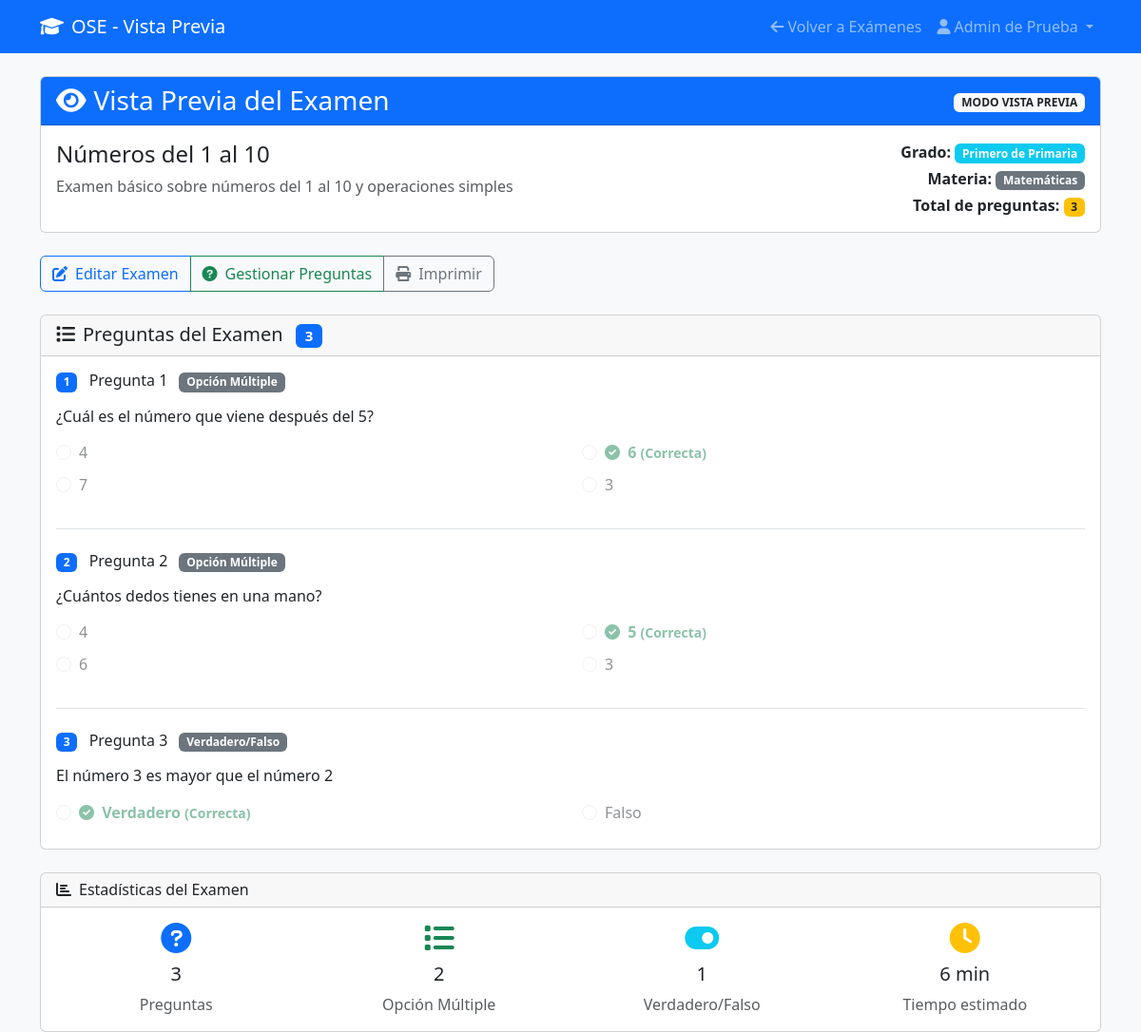
Screenshot of /pages/view_exam.php?id=1 (signed in) with the database file from the repository.
### tables this page shows
CREATE TABLE IF NOT EXISTS examenes (
    id INT AUTO_INCREMENT PRIMARY KEY,
    titulo VARCHAR(200) NOT NULL,
    materia_id INT NOT NULL,
    descripcion TEXT,
    fecha_creacion TIMESTAMP DEFAULT CURRENT_TIMESTAMP,
    FOREIGN KEY (materia_id) REFERENCES materias(id) ON DELETE CASCADE
);

CREATE TABLE IF NOT EXISTS grados (
    id INT AUTO_INCREMENT PRIMARY KEY,
    nombre_grado VARCHAR(50) NOT NULL UNIQUE
);

CREATE TABLE IF NOT EXISTS materias (
    id INT AUTO_INCREMENT PRIMARY KEY,
    nombre_materia VARCHAR(100) NOT NULL,
    grado_id INT NOT NULL,
    FOREIGN KEY (grado_id) REFERENCES grados(id) ON DELETE CASCADE
);

CREATE TABLE IF NOT EXISTS preguntas (
    id INT AUTO_INCREMENT PRIMARY KEY,
    examen_id INT NOT NULL,
    texto_pregunta TEXT NOT NULL,
    tipo_pregunta ENUM('multiple_choice', 'true_false', 'short_answer') DEFAULT 'multiple_choice',
    FOREIGN KEY (examen_id) REFERENCES examenes(id) ON DELETE CASCADE
);

CREATE TABLE IF NOT EXISTS respuestas (
    id INT AUTO_INCREMENT PRIMARY KEY,
    pregunta_id INT NOT NULL,
    texto_respuesta TEXT NOT NULL,
    es_correcta BOOLEAN DEFAULT FALSE,
    FOREIGN KEY (pregunta_id) REFERENCES preguntas(id) ON DELETE CASCADE
);

### pages/view_exam.php (the view, shortened to what this page needs)
<?php
require_once '../includes/config.php';
$nombre_usuario = $_SESSION['nombre'];
$exam_id = $_GET['id'] ?? '';
try {
    $stmt = $pdo->prepare("
        SELECT e.*, m.nombre_materia, g.nombre_grado
        FROM examenes e
        JOIN materias m ON e.materia_id = m.id
        JOIN grados g ON m.grado_id = g.id
        WHERE e.id = ?
    ");
    $stmt->execute([$exam_id]);
    $examen = $stmt->fetch();
    $stmt = $pdo->prepare("SELECT * FROM preguntas WHERE examen_id = ? ORDER BY id");
    $stmt->execute([$exam_id]);
    $preguntas = $stmt->fetchAll();
    $preguntas_con_respuestas = [];
    foreach ($preguntas as $pregunta) {
        $stmt = $pdo->prepare("SELECT * FROM respuestas WHERE pregunta_id = ? ORDER BY id");
        $stmt->execute([$pregunta['id']]);
        $respuestas = $stmt->fetchAll();
        $pregunta['respuestas'] = $respuestas;
        $preguntas_con_respuestas[] = $pregunta;
    }
} catch(PDOException $e) {
    $error = "Error al obtener el examen: " . $e->getMessage();
}
?>
<!DOCTYPE html>
<html lang="es">
<head>
    <link href="https://cdn.jsdelivr.net/npm/bootstrap@5.3.0/dist/css/bootstrap.min.css" rel="stylesheet">
    <link rel="stylesheet" href="https://cdnjs.cloudflare.com/ajax/libs/font-awesome/6.0.0/css/all.min.css">
</head>
<body class="bg-light">
    <nav class="navbar navbar-expand-lg navbar-dark bg-primary">
        <div class="container">
            <a class="navbar-brand" href="../index.php">
                <i class="fas fa-graduation-cap me-2"></i>OSE - Vista Previa
            </a>
            <div class="collapse navbar-collapse" id="navbarNav">
                <ul class="navbar-nav ms-auto">
                    <li class="nav-item">
                        <a class="nav-link" href="manage_exams.php">
                            <i class="fas fa-arrow-left me-1"></i>Volver a Exámenes
                        </a>
                    </li>
                    <li class="nav-item dropdown">
                        <a class="nav-link dropdown-toggle" href="#" role="button" data-bs-toggle="dropdown">
                            <i class="fas fa-user me-1"></i><?php echo htmlspecialchars($nombre_usuario); ?>
                        </a>
                    </li>
                </ul>
            </div>
        </div>
    </nav>
    <div class="container mt-4">
        <div class="card mb-4">
            <div class="card-header bg-primary text-white">
                <div class="row align-items-center">
                    <div class="col">
                        <h3 class="mb-0">
                            <i class="fas fa-eye me-2"></i>Vista Previa del Examen
                        </h3>
                    </div>
                    <div class="col-auto">
                        <span class="badge bg-light text-dark">MODO VISTA PREVIA</span>
                    </div>
                </div>
            </div>
            <div class="card-body">
                <div class="row">
                    <div class="col-md-8">
                        <h4><?php echo htmlspecialchars($examen['titulo']); ?></h4>
                        <?php if ($examen['descripcion']): ?>
                            <p class="text-muted"><?php echo htmlspecialchars($examen['descripcion']); ?></p>
                        <?php endif; ?>
                    </div>
                    <div class="col-md-4">
                        <div class="text-md-end">
                            <p class="mb-1">
                                <strong>Grado:</strong>
                                <span class="badge bg-info"><?php echo htmlspecialchars($examen['nombre_grado']); ?></span>
                            </p>
                            <p class="mb-1">
                                <strong>Materia:</strong>
                                <span class="badge bg-secondary"><?php echo htmlspecialchars($examen['nombre_materia']); ?></span>
                            </p>
                            <p class="mb-0">
                                <strong>Total de preguntas:</strong>
                                <span class="badge bg-warning text-dark"><?php echo count($preguntas_con_respuestas); ?></span>
                            </p>
                        </div>
                    </div>
                </div>
            </div>
        </div>
        <div class="row mb-4">
            <div class="col">
                <div class="btn-group" role="group">
                    <a href="edit_exam.php?id=<?php echo $exam_id; ?>" class="btn btn-outline-primary">
                        <i class="fas fa-edit me-2"></i>Editar Examen
                    </a>
                    <a href="add_questions.php?exam_id=<?php echo $exam_id; ?>" class="btn btn-outline-success">
                        <i class="fas fa-question-circle me-2"></i>Gestionar Preguntas
                    </a>
                    <button onclick="window.print()" class="btn btn-outline-secondary">
                        <i class="fas fa-print me-2"></i>Imprimir
                    </button>
                </div>
            </div>
        </div>
        <?php if (empty($preguntas_con_respuestas)): ?>
            <div class="card">
                <div class="card-body text-center py-5">
                    <i class="fas fa-question-circle fa-4x text-muted mb-3"></i>
                    <h5 class="text-muted">Este examen no tiene preguntas</h5>
                    <p class="text-muted">Agrega preguntas para que los estudiantes puedan tomarlo</p>
                    <a href="add_questions.php?exam_id=<?php echo $exam_id; ?>" class="btn btn-primary">
                        <i class="fas fa-plus me-2"></i>Agregar Preguntas
                    </a>
                </div>
            </div>
        <?php else: ?>
            <div class="card">
                <div class="card-header">
                    <h5 class="mb-0">
                        <i class="fas fa-list me-2"></i>Preguntas del Examen
                        <span class="badge bg-primary ms-2"><?php echo count($preguntas_con_respuestas); ?></span>
                    </h5>
                </div>
                <div class="card-body">
                    <?php foreach ($preguntas_con_respuestas as $index => $pregunta): ?>
                        <div class="question-card <?php echo $index < count($preguntas_con_respuestas) - 1 ? 'border-bottom pb-4 mb-4' : ''; ?>">
                            <div class="d-flex justify-content-between align-items-start mb-3">
                                <h6 class="mb-0">
                                    <span class="badge bg-primary me-2"><?php echo $index + 1; ?></span>
                                    Pregunta <?php echo $index + 1; ?>
                                    <span class="badge bg-secondary ms-2">
                                        <?php echo $pregunta['tipo_pregunta'] === 'multiple_choice' ? 'Opción Múltiple' : 'Verdadero/Falso'; ?>
                                    </span>
                                </h6>
                            </div>
                            <div class="question-text mb-3">
                                <p class="h6"><?php echo htmlspecialchars($pregunta['texto_pregunta']); ?></p>
                            </div>
                            <div class="answers">
                                <?php if ($pregunta['tipo_pregunta'] === 'multiple_choice'): ?>
                                    <div class="row">
                                        <?php foreach ($pregunta['respuestas'] as $resp_index => $respuesta): ?>
                                            <div class="col-md-6 mb-2">
                                                <div class="form-check">
                                                    <input class="form-check-input" type="radio" disabled>
                                                    <label class="form-check-label <?php echo $respuesta['es_correcta'] ? 'text-success fw-bold' : ''; ?>">
                                                        <?php if ($respuesta['es_correcta']): ?>
                                                            <i class="fas fa-check-circle text-success me-1"></i>
                                                        <?php endif; ?>
                                                        <?php echo htmlspecialchars($respuesta['texto_respuesta']); ?>
                                                        <?php if ($respuesta['es_correcta']): ?>
                                                            <small class="text-success">(Correcta)</small>
                                                        <?php endif; ?>
                                                    </label>
                                                </div>
                                            </div>
                                        <?php endforeach; ?>
                                    </div>
                                <?php else:  ?>
                                    <div class="row">
                                        <?php foreach ($pregunta['respuestas'] as $respuesta): ?>
                                            <div class="col-md-6 mb-2">
                                                <div class="form-check">
                                                    <input class="form-check-input" type="radio" disabled>
                                                    <label class="form-check-label <?php echo $respuesta['es_correcta'] ? 'text-success fw-bold' : ''; ?>">
                                                        <?php if ($respuesta['es_correcta']): ?>
                                                            <i class="fas fa-check-circle text-success me-1"></i>
                                                        <?php endif; ?>
                                                        <?php echo htmlspecialchars($respuesta['texto_respuesta']); ?>
                                                        <?php if ($respuesta['es_correcta']): ?>
                                                            <small class="text-success">(Correcta)</small>
                                                        <?php endif; ?>
                                                    </label>
                                                </div>
                                            </div>
                                        <?php endforeach; ?>
                                    </div>
                                <?php endif; ?>
                            </div>
                        </div>
                    <?php endforeach; ?>
                </div>
            </div>
        <?php endif; ?>
        <div class="card mt-4">
            <div class="card-header">
                <h6 class="mb-0"><i class="fas fa-chart-bar me-2"></i>Estadísticas del Examen</h6>
            </div>
            <div class="card-body">
                <div class="row text-center">
                    <div class="col-md-3">
                        <div class="mb-2">
                            <i class="fas fa-question-circle fa-2x text-primary"></i>
                        </div>
                        <h5><?php echo count($preguntas_con_respuestas); ?></h5>
                        <p class="text-muted mb-0">Preguntas</p>
                    </div>
                    <div class="col-md-3">
                        <div class="mb-2">
                            <i class="fas fa-list fa-2x text-success"></i>
                        </div>
                        <h5>
                            <?php
                            $multiple_choice = array_filter($preguntas_con_respuestas, function($p) {
                                return $p['tipo_pregunta'] === 'multiple_choice';
                            });
                            echo count($multiple_choice);
                            ?>
                        </h5>
                        <p class="text-muted mb-0">Opción Múltiple</p>
                    </div>
                    <div class="col-md-3">
                        <div class="mb-2">
                            <i class="fas fa-toggle-on fa-2x text-info"></i>
                        </div>
                        <h5>
                            <?php
                            $true_false = array_filter($preguntas_con_respuestas, function($p) {
                                return $p['tipo_pregunta'] === 'true_false';
                            });
                            echo count($true_false);
                            ?>
                        </h5>
                        <p class="text-muted mb-0">Verdadero/Falso</p>
                    </div>
                    <div class="col-md-3">
                        <div class="mb-2">
                            <i class="fas fa-clock fa-2x text-warning"></i>
                        </div>
                        <h5><?php echo count($preguntas_con_respuestas) * 2; ?> min</h5>
                        <p class="text-muted mb-0">Tiempo estimado</p>
                    </div>
                </div>
            </div>
        </div>
    </div>
</body>
</html>

### rows the page displays
examenes: titulo "Números del 1 al 10", descripcion "Examen básico sobre números del 1 al 10 y operaciones simples", grados.nombre_grado "Primero de Primaria", materia.nombre_materia "Matemáticas"
preguntas: tipo_pregunta "Opción Múltiple", texto_pregunta "¿Cuál es el número que viene después del 5?"
respuestas: texto_respuesta "4"
respuestas: es_correcta 1 (drawn), texto_respuesta "6"
respuestas: texto_respuesta "7"
respuestas: texto_respuesta "3"
preguntas: tipo_pregunta "Opción Múltiple", texto_pregunta "¿Cuántos dedos tienes en una mano?"
respuestas: texto_respuesta "4"
respuestas: es_correcta 1 (drawn), texto_respuesta "5"
respuestas: texto_respuesta "6"
respuestas: texto_respuesta "3"
preguntas: tipo_pregunta "Verdadero/Falso", texto_pregunta "El número 3 es mayor que el número 2"
respuestas: es_correcta 1 (drawn), texto_respuesta "Verdadero"
respuestas: texto_respuesta "Falso"

### other values shown
$nombre_usuario "Admin de Prueba"
count($preguntas_con_respuestas) "3"
count($multiple_choice) "2"
count($true_false) "1"
count($preguntas_con_respuestas) * 2 "6"
